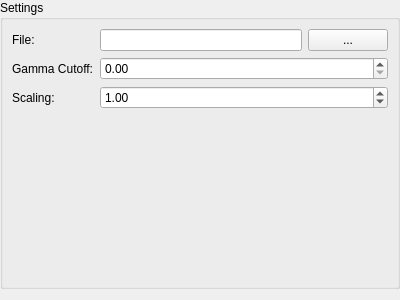
<?xml version="1.0" encoding="UTF-8"?>
<ui version="4.0">
 <class>MultiWavelengthCodecOptions</class>
 <widget class="QWidget" name="MultiWavelengthCodecOptions">
  <property name="geometry">
   <rect>
    <x>0</x>
    <y>0</y>
    <width>400</width>
    <height>300</height>
   </rect>
  </property>
  <property name="windowTitle">
   <string>Form</string>
  </property>
  <layout class="QGridLayout" name="gridLayout">
   <property name="leftMargin">
    <number>0</number>
   </property>
   <property name="topMargin">
    <number>0</number>
   </property>
   <property name="rightMargin">
    <number>0</number>
   </property>
   <item row="0" column="0">
    <widget class="QWidget" name="widget" native="true">
     <layout class="QGridLayout" name="gridLayout_2">
      <property name="margin">
       <number>0</number>
      </property>
      <property name="spacing">
       <number>0</number>
      </property>
      <item row="0" column="0">
       <widget class="QGroupBox" name="groupBox">
        <property name="title">
         <string>Settings</string>
        </property>
        <layout class="QFormLayout" name="formLayout">
         <property name="fieldGrowthPolicy">
          <enum>QFormLayout::AllNonFixedFieldsGrow</enum>
         </property>
         <item row="1" column="0">
          <widget class="QLabel" name="gammaCutoffLabel">
           <property name="text">
            <string>Gamma Cutoff:</string>
           </property>
          </widget>
         </item>
         <item row="1" column="1">
          <widget class="QDoubleSpinBox" name="gammaCutoffBox">
           <property name="maximum">
            <double>1.000000000000000</double>
           </property>
           <property name="singleStep">
            <double>0.010000000000000</double>
           </property>
          </widget>
         </item>
         <item row="2" column="0">
          <widget class="QLabel" name="scalingLabel">
           <property name="text">
            <string>Scaling:</string>
           </property>
          </widget>
         </item>
         <item row="2" column="1">
          <widget class="QDoubleSpinBox" name="scalingBox">
           <property name="maximum">
            <double>100.000000000000000</double>
           </property>
           <property name="value">
            <double>1.000000000000000</double>
           </property>
          </widget>
         </item>
         <item row="0" column="1">
          <widget class="QWidget" name="widget_2" native="true">
           <layout class="QHBoxLayout" name="horizontalLayout">
            <property name="margin">
             <number>0</number>
            </property>
            <item>
             <widget class="QLineEdit" name="sourceFileBox"/>
            </item>
            <item>
             <widget class="QPushButton" name="sourceFileChooseButton">
              <property name="text">
               <string>...</string>
              </property>
             </widget>
            </item>
           </layout>
          </widget>
         </item>
         <item row="0" column="0">
          <widget class="QLabel" name="label">
           <property name="text">
            <string>File:</string>
           </property>
          </widget>
         </item>
        </layout>
       </widget>
      </item>
     </layout>
    </widget>
   </item>
  </layout>
 </widget>
 <resources/>
 <connections/>
</ui>
